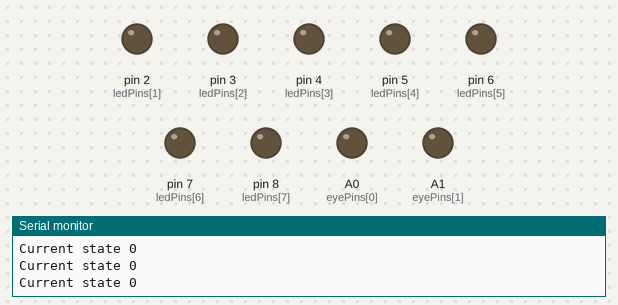
The sketch below on a simulated Arduino Uno, built with avr-gcc and run on an emulated ATmega328P. Parts: output pins drawn as LEDs (lit = HIGH), the last lines printed to the serial monitor. Storage starts empty; the audio player accepts every command and is not drawn.

Above: at 0.1 s.
At 4.1 s:
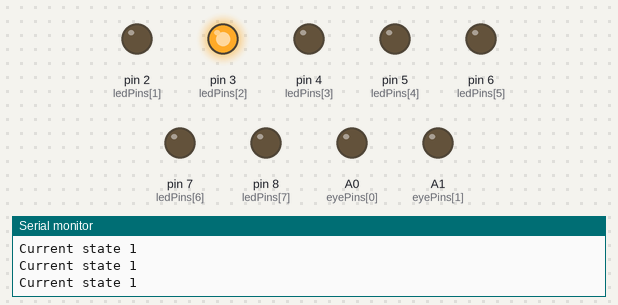
At 8.1 s:
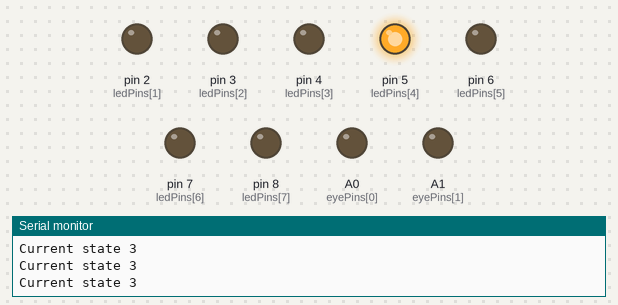
At 16.2 s:
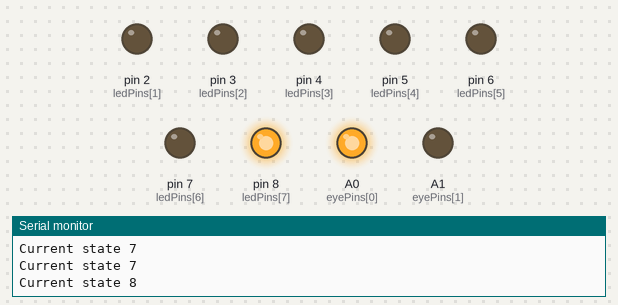
At 26.2 s:
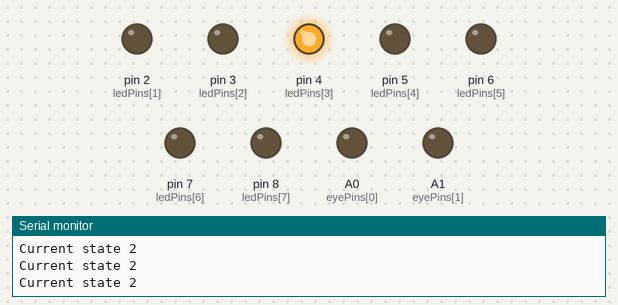
At 38.3 s:
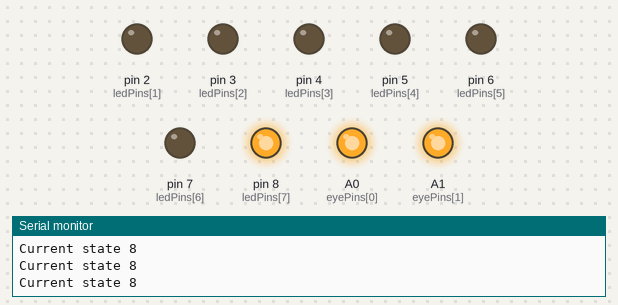
Timing chart, 0 to 39.8 s (numbered marks = the images above):
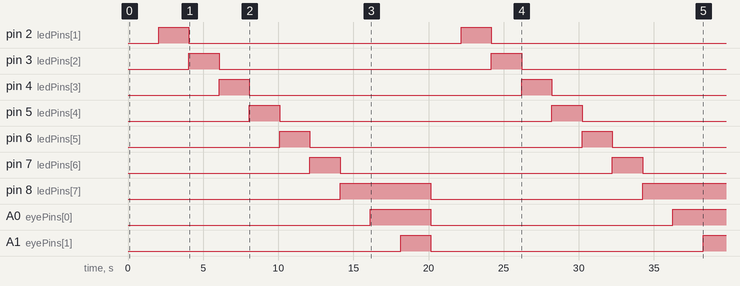

Measured:
- by itself, pin 8 (ledPins[7]): LOW → HIGH at 14.1 s, → LOW 6.0 s later, → HIGH 14.1 s later
- by itself, A0 (eyePins[0]): LOW → HIGH at 16.1 s, → LOW 4.0 s later, → HIGH 16.1 s later
- by itself, A1 (eyePins[1]): LOW → HIGH at 18.1 s, → LOW 2.0 s later, → HIGH 18.1 s later
- by itself, pin 2 (ledPins[1]), pin 3 (ledPins[2]), pin 4 (ledPins[3]), pin 5 (ledPins[4]), pin 6 (ledPins[5]), pin 7 (ledPins[6]): alternates HIGH for 2.0 s and LOW for 18.1 s

The sketch:

InteractiveMap.ino
```cpp
#include "SD.h"
#define SD_ChipSelectPin 10
#include "TMRpcm.h"
#include "SPI.h"


TMRpcm tmrpcm;

int ledPins[] = {1,2,3,4,5,6,7,8};
int eyePins[] = {A0,A1};

unsigned long previousMillis = 0;
const long interval = 2000;
int state = 0;
int maxState = 10;

void setup() {

  tmrpcm.speakerPin=9;
  Serial.begin(9600);
  Serial.println("Starting");
  if(!SD.begin(SD_ChipSelectPin))
{
  Serial.println("SD fail");
  return;
}
  for(int i=0;i<8;i++)
  {
    pinMode(ledPins[i],OUTPUT);
  }
  pinMode(eyePins[0],OUTPUT);
  pinMode(eyePins[1],OUTPUT);
  tmrpcm.setVolume(5);
  tmrpcm.play("t50.wav");
}

void loop() {
  unsigned long currentMillis = millis();
  Serial.print("\nCurrent state ");
  Serial.print(state);
  if (currentMillis - previousMillis >= interval)
  {
    previousMillis = currentMillis;
    state++;
    if(state == maxState)
    {
      Reset();
      return;
    }
    if(state < 8){
      digitalWrite(ledPins[state],HIGH);
      if(state != 1){
        digitalWrite(ledPins[state-1],LOW);
      }
    }else{
      digitalWrite(eyePins[state-8],HIGH);
    }

  }

}


void Reset()
{
  for(int i=0;i<8;i++)
  {
    digitalWrite(ledPins[i],LOW);
  }
  digitalWrite(eyePins[0],LOW);
  digitalWrite(eyePins[1],LOW);
  state = 0;
  tmrpcm.play("t50.wav");
}
```
